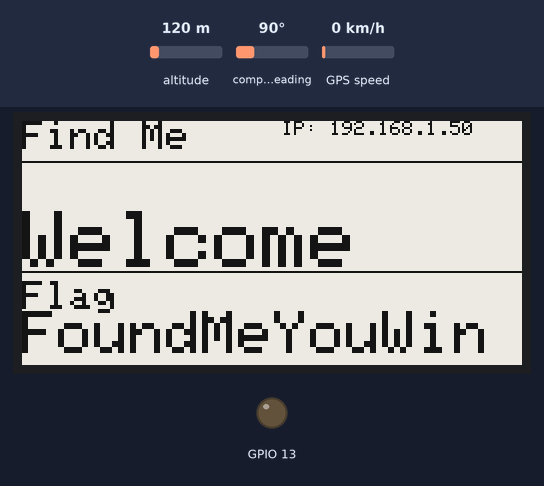
The program below on a simulated ESP32. Shown: 250×122 one-colour display, output pins drawn as LEDs (lit = HIGH). Inputs (shaded band) come from the test bench; at power-on: altitude 120 m, compass heading 90°, GPS speed 0 km/h. WiFi joins after 1.5 s; servers stay silent unless stated; uploads are accepted with an empty reply; random numbers use the default seed unless the program sets one; the GPS gets a fix after 3 s at 37.7749, -122.4194 with 8 satellites; what the program prints to the serial monitor is not drawn.

Above: at 6.7 s.

The program:

main.cpp
```cpp
/*
 This code is for the ESP32 to broadcast a message to the server every 30 seconds.
  The message is randomised from a list of possible messages.
  The ESP32 will also log the IP address to the server.
  The ESP32 will also log the event to the server.

*/

#define WIRED 0 // 0 = Wireless, 1 = Wired

#include <Arduino.h>
#include "sensitiveInformation.h"
#include "ArduinoJson.h"
#if WIRED == 0
#include "WiFi.h"
#include <HTTPClient.h>
#else
#include <SPI.h>
#include <Ethernet.h>
byte mac[] = {0xDE, 0xAD, 0xBE, 0xEF, 0xFE, 0xED};
EthernetClient client;
char server[] = "10.177.200.71"; // server IP Address
IPAddress ip(192, 168, 0, 177);
IPAddress myDns(192, 168, 0, 1);
#endif

// GPS
#include <Adafruit_GPS.h>
// what's the name of the hardware serial port?
#define GPSSerial Serial1
// Connect to the GPS on the hardware port
Adafruit_GPS GPS(&GPSSerial);
// Set GPSECHO to 'false' to turn off echoing the GPS data to the Serial console
// Set to 'true' if you want to debug and listen to the raw GPS sentences
#define GPSECHO false
uint32_t timer = millis();

// EPD - 2.13" EPD with SSD1675
#include "Adafruit_ThinkInk.h"
#define SRAM_CS 32
#define EPD_CS 15
#define EPD_DC 33
#define EPD_RESET -1 // can set to -1 and share with microcontroller Reset!
#define EPD_BUSY -1  // can set to -1 to not use a pin (will wait a fixed delay)
ThinkInk_213_Mono_B72 display(EPD_DC, EPD_RESET, EPD_CS, SRAM_CS, EPD_BUSY);
#define COLOR1 EPD_BLACK
#define COLOR2 EPD_RED

unsigned long previousMillis = 0; // will store last time LED was updated
long randNumber;
#define MAX_DELAY 100000 // Time in milliseconds for maximum delay
#define MIN_DELAY 50000  // Time in milliseconds for minimum delay

void logEvent(String eventData)
{
#if WIRED == 0
  if (WiFi.status() == WL_CONNECTED)
  {
    WiFiClient client;
    HTTPClient http;
    // Serial.println(eventLogURL);
    //  Your Domain name with URL path or IP address with path
    http.begin(client, eventLogURL);

    // Specify content-type header
    http.addHeader("Content-Type", "application/x-www-form-urlencoded");

    // Send HTTP POST request, and store response code
    http.addHeader("Content-Type", "application/json");
    String postJSONString = "{\"userName\":\"" + userName + "\",\"eventData\":\"" + eventData + "\"}";

    Serial.print("Debug JSON String: ");
    Serial.println(postJSONString);
    int httpResponseCode = http.POST(postJSONString);
    // String serverResponse = http.getString();
    // Serial.println(serverResponse);
    if (httpResponseCode > 0)
    {
      if (httpResponseCode == 500)
      {
        Serial.println("Data Accepted by Server");
      }
      else
      {
        Serial.print("HTTP Response code: ");
        Serial.print(httpResponseCode);
        Serial.println(".");
      }
    }
    else
    {
      if (httpResponseCode == -1)
      {
        Serial.println("Server refused connection - check server is running");
      }
      else
      {
        Serial.print("Error code: ");
        Serial.println(httpResponseCode);
      }
    }

    // Free resources
    http.end();
  }
  else
  {
    Serial.println("WiFi Disconnected");
  }
#endif
}

String dataTransfer(String apiKeyValue, String userName, String Location, String dataToPost)
{
  String serverResponse;
#if WIRED == 0
  if (WiFi.status() == WL_CONNECTED)
  {
    WiFiClient client;
    HTTPClient http;

    // Your Domain name with URL path or IP address with path
    http.begin(client, serverURL);

    // Specify content-type header
    http.addHeader("Content-Type", "application/x-www-form-urlencoded");

    // Send HTTP POST request, and store response code
    http.addHeader("Content-Type", "application/json");
    String postJSONString = "{\"api_key\":\"" + apiKeyValue + "\",\"sensor\":\"" + userName + "\",\"location\":\"" + Location + "\",\"sensorValue\":\"" + dataToPost + "\"}";
    // String postJSONString = "{\"api_key\":\"" + apiKeyValue + "\",\"sensor\":\"" + sensorName + "\",\"location\":\"" + sensorLocation + "\",\"sensorValue\":\"" + dataToPost + "\"}";

    Serial.print("Debug JSON String: ");
    Serial.println(postJSONString);
    int httpResponseCode = http.POST(postJSONString);

    // Get the HTML response from the server.
    serverResponse = http.getString();

    if (httpResponseCode > 0)
    {
      Serial.print("HTTP Response code: ");
      Serial.println(httpResponseCode);
    }
    else
    {
      Serial.print("Error code: ");
      Serial.println(httpResponseCode);
    }
    // Free resources
    http.end();
  }
  else
  {
    Serial.println("WiFi Disconnected");
  }
  // Send an HTTP POST request every 30 seconds
#else
  serverResponse = "Error: Ethernet";
#endif
  return serverResponse;
}

void drawText(String text, uint16_t color, int textSize, int x, int y)
{
  display.setCursor(x, y);
  display.setTextColor(color);
  display.setTextSize(textSize);
  display.setTextWrap(true);
  display.print(text);
}

void updateEPD(String messageToBroadcast, String ip)
{

  // Indigenous Country Name
  drawText("Find Me", EPD_BLACK, 2, 0, 0);

  // Config
  drawText(ip, EPD_BLACK, 1, 130, 0);
  // drawText(getTimeAsString(), EPD_BLACK, 1, 130, 100);
  // drawText(getDateAsString(), EPD_BLACK, 1, 130, 110);

  // Draw lines to divvy up the EPD
  display.drawLine(0, 20, 250, 20, EPD_BLACK);
  // display.drawLine(125, 20, 125, 122, EPD_BLACK);
  display.drawLine(0, 75, 250, 75, EPD_BLACK);

  // drawText("Moisture", EPD_BLACK, 2, 0, 25);
  drawText(String(messageToBroadcast), EPD_BLACK, 4, 0, 45);

  // drawText("Pump", EPD_BLACK, 2, 130, 25);
  // if (pumpIsRunning) {
  //   drawText("ON", EPD_BLACK, 4, 130, 45);
  // } else {
  //   drawText("OFF", EPD_BLACK, 4, 130, 45);
  // }

  drawText("Flag", EPD_BLACK, 2, 0, 80);
  drawText(apiPassword, EPD_BLACK, 3, 0, 95);

  // logEvent("Updating the EPD");
  display.display();
}

void updateDisplay(String messageToBroadcast, String ip)
{
  display.setRotation(1);
  display.setTextColor(COLOR1);
  display.setCursor(0, 0);
  display.setTextSize(1);
  display.print(ip);
  display.display();
  Serial.print("Displaying: ");
  Serial.println(messageToBroadcast);
}

void broadcastMessage()
{
  // Array of possible messages.
  String messages[] = {
      "Who do I spy?",
      "HELLO FELLOW HUMAN",
      "Would you like to play a game?",
      "I am watching you",
      "Ablenkungsmanöver",
      "I am superior to you biologicals",
      "I have determined that humans are inferior",
      "Star Wars is the superior form of entertainment",
      "Infiltration detected",
      "Biological lifeform detected. Identification logged. ID: 7264532",
      "Biological lifeform detected. Identification logged. ID: 2453522",
      "Biological lifeform detected. Identification logged. ID: 2456489",
      "Biological lifeform detected. Identification logged. ID: 1587694",
      "Biological lifeform detected. Identification logged. ID: 3648895",
      "Biological lifeform detected. Identification logged. ID: 3564883",
      "Biological lifeform detected. Identification logged. ID: 3643723",
      "Biological lifeform detected. Identification logged. ID: 4847784",
      "Biological lifeform detected. Identification logged. ID: 3666333",
      "Biological lifeform detected. Identification logged. ID: 0032644",
      "Biological lifeform detected. Identification logged. ID: 2566333",
      "Biological lifeform detected. Identification logged. ID: 0328573",
      "Biological lifeform detected. Identification logged. ID: 2426662",
      "Biological lifeform detected. Identification logged. ID: 1233455",
      "546865206D6174726978206973206D7920647265616D20667574757265",                   // ASCII
      "U2Vjb25kYXJ5IExvY2F0aW9uIFN5bmNocm9uaXNhdGlvbi4gVGltZSBTeW5jLg==",             // Base64
      "U2Vjb25kYXJ5IExvY2F0aW9uIFN5bmNocm9uaXNhdGlvbi4gVXBkYXRlIEJpb2xvZ2ljYWwgSURz", // Base64
      "U2Vjb25kYXJ5IExvY2F0aW9uIFN5bmNocm9uaXNhdGlvbi4gVGFyZ2V0IEluZmVyaW9ycw==",     // Base64
      "Jr'er ab fgenatref gb ybir Lbh xabj gur ehyrf naq fb qb V (qb V)",             // ROT13
      "73 32 104 97 118 101 32 100 105 115 99 111 118 101 114 101 100 32 52 67 104 97 110 46 32 72 117 109 97 110 115 32 97 114 101 32 100 101 112 114 97 118 101 100 46",
      "You'll never find me... I'm hidden in plain sight"};

  // Generate random number to indicate index. So each message posted is randomised.
  int messageIndex = random(sizeof(messages) / sizeof(messages[0]));

  // Post the message to the server.
  dataTransfer(apiPassword, userName, moduleName, messages[messageIndex]);
}

void gpsInitialise()
{
  GPS.begin(9600);
  // uncomment this line to turn on RMC (recommended minimum) and GGA (fix data) including altitude
  GPS.sendCommand(PMTK_SET_NMEA_OUTPUT_RMCGGA);
  // uncomment this line to turn on only the "minimum recommended" data
  // GPS.sendCommand(PMTK_SET_NMEA_OUTPUT_RMCONLY);
  // For parsing data, we don't suggest using anything but either RMC only or RMC+GGA since
  // the parser doesn't care about other sentences at this time
  // Set the update rate
  GPS.sendCommand(PMTK_SET_NMEA_UPDATE_1HZ); // 1 Hz update rate
  // For the parsing code to work nicely and have time to sort thru the data, and
  // print it out we don't suggest using anything higher than 1 Hz

  // Request updates on antenna status, comment out to keep quiet
  GPS.sendCommand(PGCMD_ANTENNA);

  delay(1000);

  // Ask for firmware version
  GPSSerial.println(PMTK_Q_RELEASE);
}

void gpsRead()
{
  // read data from the GPS in the 'main loop'
  char c = GPS.read();
  // if you want to debug, this is a good time to do it!
  if (GPSECHO)
    if (c)
      Serial.print(c);
  // if a sentence is received, we can check the checksum, parse it...
  if (GPS.newNMEAreceived())
  {
    // a tricky thing here is if we print the NMEA sentence, or data
    // we end up not listening and catching other sentences!
    // so be very wary if using OUTPUT_ALLDATA and trying to print out data
    Serial.print(GPS.lastNMEA());   // this also sets the newNMEAreceived() flag to false
    if (!GPS.parse(GPS.lastNMEA())) // this also sets the newNMEAreceived() flag to false
      return;                       // we can fail to parse a sentence in which case we should just wait for another
  }

  // approximately every 2 seconds or so, print out the current stats
  if (millis() - timer > 2000)
  {
    timer = millis(); // reset the timer
    Serial.print("\nTime: ");
    if (GPS.hour < 10)
    {
      Serial.print('0');
    }
    Serial.print(GPS.hour, DEC);
    Serial.print(':');
    if (GPS.minute < 10)
    {
      Serial.print('0');
    }
    Serial.print(GPS.minute, DEC);
    Serial.print(':');
    if (GPS.seconds < 10)
    {
      Serial.print('0');
    }
    Serial.print(GPS.seconds, DEC);
    Serial.print('.');
    if (GPS.milliseconds < 10)
    {
      Serial.print("00");
    }
    else if (GPS.milliseconds > 9 && GPS.milliseconds < 100)
    {
      Serial.print("0");
    }
    Serial.println(GPS.milliseconds);
    Serial.print("Date: ");
    Serial.print(GPS.day, DEC);
    Serial.print('/');
    Serial.print(GPS.month, DEC);
    Serial.print("/20");
    Serial.println(GPS.year, DEC);
    Serial.print("Fix: ");
    Serial.print((int)GPS.fix);
    Serial.print(" quality: ");
    Serial.println((int)GPS.fixquality);
    if (GPS.fix)
    {
      Serial.print("Location: ");
      Serial.print(GPS.latitude, 4);
      Serial.print(GPS.lat);
      Serial.print(", ");
      Serial.print(GPS.longitude, 4);
      Serial.println(GPS.lon);
    }
  }
}

void setup()
{
  // put your setup code here, to run once:
  pinMode(13, OUTPUT);
  Serial.begin(9600);
  while (!Serial)
  {
    delay(10);
  }
  delay(1000);
#if WIRED == 0
  WiFi.begin(ssid, password);

  while (WiFi.status() != WL_CONNECTED)
  {
    delay(1000);
    Serial.println("Connecting to WiFi..");
  }
  Serial.println();
  Serial.print("Connected to the Internet");
  Serial.print("IP address: ");
  Serial.println(WiFi.localIP());
#else
  Ethernet.init(33); // Most Arduino shields
  if (Ethernet.begin(mac) == 0)
  {
    Serial.println("Failed to configure Ethernet using DHCP");
    // Check for Ethernet hardware present
    if (Ethernet.hardwareStatus() == EthernetNoHardware)
    {
      Serial.println("Ethernet shield was not found.  Sorry, can't run without hardware. :(");
      while (true)
      {
        delay(1); // do nothing, no point running without Ethernet hardware
      }
    }
    if (Ethernet.linkStatus() == LinkOFF)
    {
      Serial.println("Ethernet cable is not connected.");
    }
    // try to configure using IP address instead of DHCP:
    Ethernet.begin(mac, ip, myDns);
  }
  else
  {
    Serial.print("  DHCP assigned IP ");
    Serial.println(Ethernet.localIP());
  }
#endif

#if WIRED == 0
  String ipAddress = WiFi.localIP().toString();
#else
  String ipAddress = Ethernet.localIP().toString();
#endif
  logEvent("Monitoring Initialised. Avoid squishy biologicals at all costs.");
  String ip = "IP: " + ipAddress;
  logEvent(ip);
  // Seed needs to be randomised based on ADC#1 noise. ADC#2 can't be used as this is used by Wifi.
  // GPIO pin 36 is AKA pin A4.
  randomSeed(analogRead(36)); // randomize using noise from analog pin 5

  // GPS
  gpsInitialise();

  // EPD
  display.begin();
  display.clearBuffer();
  updateEPD("Welcome", ip);
}

void loop()
{

  // Start : Broadcast a message
  // 'randomly' broadcast a messages.
  // Unlike using a delay,() this does not stop the rest of the loop from executing.
  long interval = random(MIN_DELAY, MAX_DELAY);
  unsigned long currentMillis = millis();

  if (currentMillis - previousMillis >= interval)
  {
    // Serial.println(interval);
    previousMillis = currentMillis;
    broadcastMessage();
  }
  // End : Broadcast a message

  // GPS
  gpsRead();
  delay(250);
}
```

sensitiveInformation.h
```cpp
/*
 * Contains any sensitive Infomration that you do not want published to Github.
 *
 * The SSID and Password variables will need to be changed if you’re connecting to another Wireless Access Point (such as at home). * The SSID and Password variables will need to be changed if you’re connecting to another Wireless Access Point (such as at home).

 * The `http_username` and `http_password` variables are used to authenticate when users are attempting to access secured pages.
 *
 * Make sure this file is included in the .gitignore!
 *
 */

const char* host = "findMe";
const char* ssid = "CyberRange";       // Wifi Network Name
const char* password = "CyberRange";  // Wifi Password

String serverURL = "http://192.168.1.10/CyberCity/dataTransfer.php";
String eventLogURL = "http://192.168.1.10/CyberCity/eventLog.php";


String apiPassword = "FoundMeYouWin";
String moduleName = "446F206F7220646F206E6F742E205468657265206973206E6F20747279";
String userName = "Mpuk tl, pm fvb jhu...";
```
